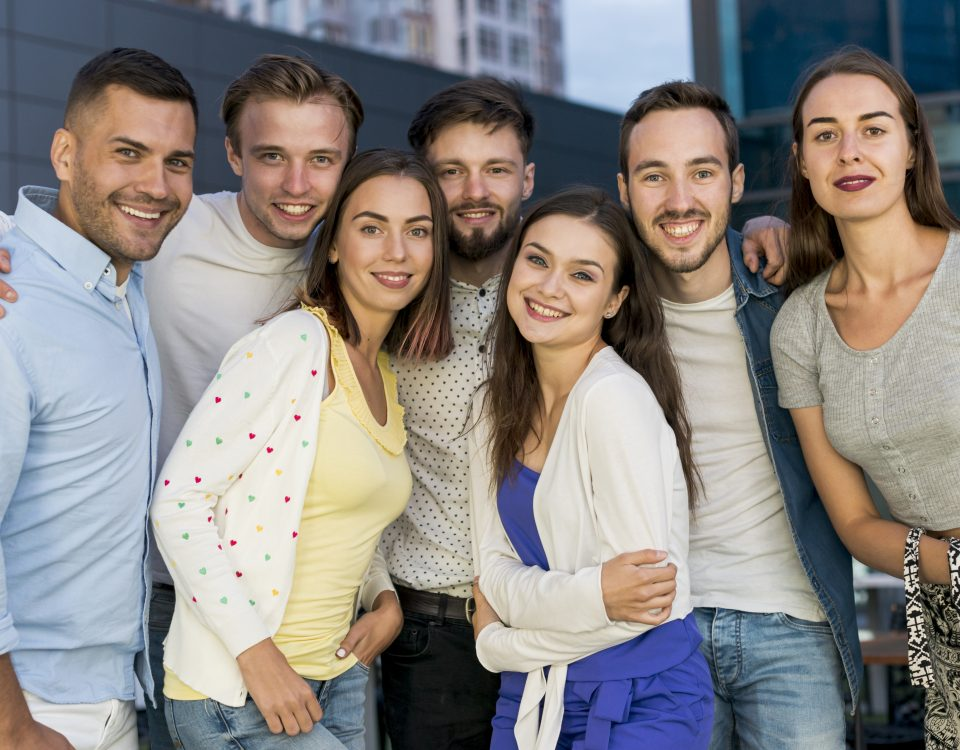
#> input picture FaceDetection/pic_group2.jpg, 960 x 750 px
$ python FaceDetection.py
#> lines starting #> are read from the running program, lines starting #| are printed output that depends on the picture; after the words box and inside, x2 and y2 are one past the last pixel; in counts of white or black regions, pixels touching at a corner belong together
import cv2

# TODO Implement the face detection in videostream using pre-recorded video with faces.
# TODO Implement the face detection in live videostream using web-camera.

# Face Detection using Viola-Jones Approach
img_path = "pic_group2.jpg"
Img = cv2.imread(img_path, cv2.IMREAD_COLOR)
#> Img is the input picture: shape (750, 960, 3); mean B, G, R 132.1, 134.6, 139.1
img_gray = cv2.cvtColor(Img, cv2.COLOR_BGR2GRAY)
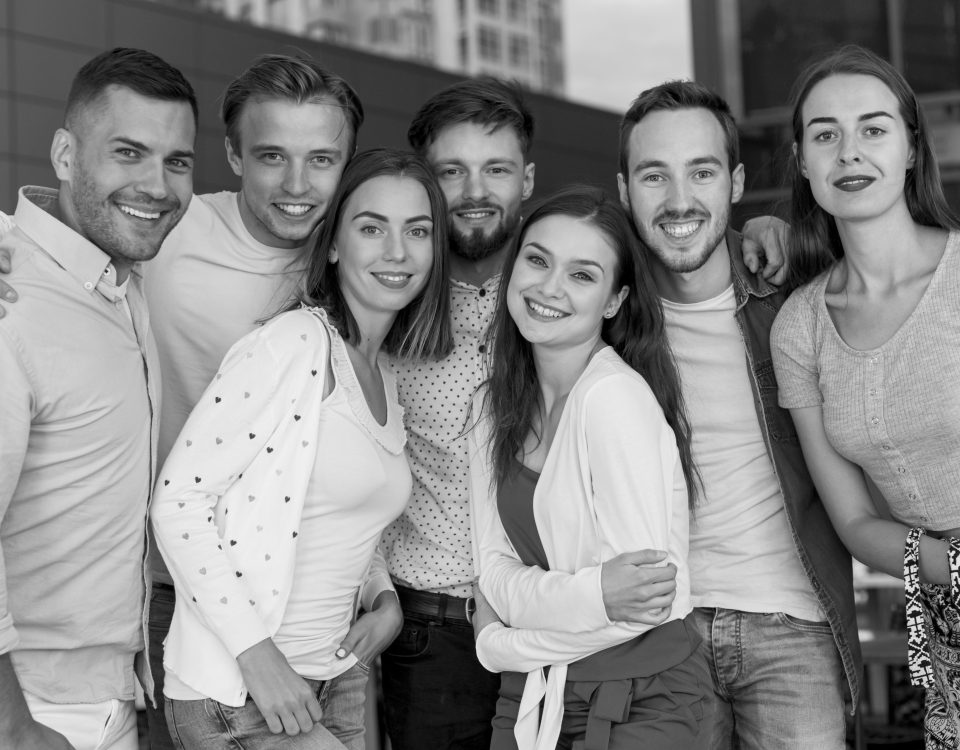
#> img_gray: shape (750, 960); min 0, max 249, mean 135.6

detector = cv2.CascadeClassifier()
cascadePath = 'haarcascade_frontalface_default.xml'
cascade_fn = cv2.samples.findFile(cascadePath)
detector.load(cascade_fn)


faces = detector.detectMultiScale(img_gray, scaleFactor=1.07, minNeighbors=3)
#> faces = [[442, 271, 62, 62], [238, 114, 118, 118], [421, 127, 111, 111], [335, 184, 117, 117], [676, 392, 93, 93], [665, 330, 91, 91], [700, 523, 88, 88], [778, 73, 146, 146], [610, 119, 138, 138], [79, 104, 139, 139], [495, 217, 133, 133]]

# Display found faces
img_out = Img.copy()
for (x, y, w, h) in faces:
    img_out = cv2.rectangle(img_out, (x, y, w, h), (0, 255, 255), 1)
#> this loop made 11 passes
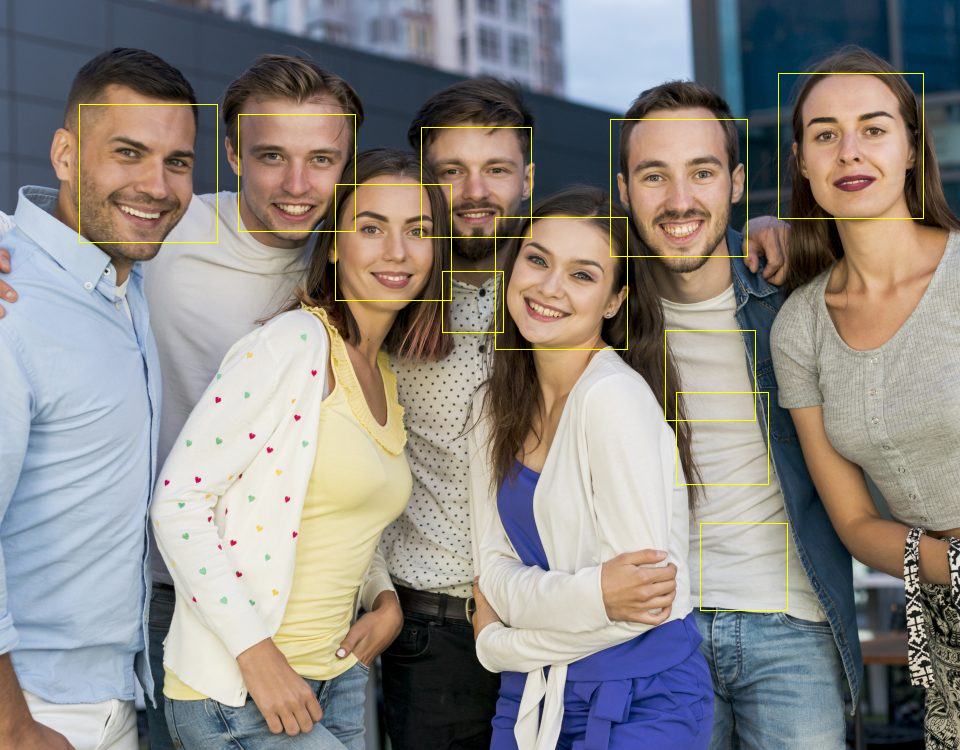
#> img_out: shape (750, 960, 3); mean B, G, R 131.5, 135.7, 140.1

# Load eyes cascade
eye_detector = cv2.CascadeClassifier()
cascade_fn = cv2.samples.findFile("haarcascade_eye.xml")
eye_detector.load(cascade_fn)
# For each face use it as a ROI  and detect eyes
for (x, y, w, h) in faces:
    img_faces = Img[y: y + h, x: x + w]
    # Define ROI and top 2/3 of the face image
    img_face_top = img_gray[y: y + h * 2 // 3, x: x + w]
    eyes = eye_detector.detectMultiScale(img_face_top, scaleFactor=1.05)

    for (x2, y2, w2, h2) in eyes:
        img_out = cv2.rectangle(img_out, (x + x2, y + y2, w2, h2), color=(147, 20, 255))
#> this loop made 11 passes
#> (x, y, w, h, eyes) on passes 2, 3, 4, 8, 9, 10, 11: (238, 114, 118, 118, [[15, 23, 36, 36], [68, 32, 30, 30]]), (421, 127, 111, 111, [[62, 30, 27, 27], [20, 33, 24, 24]]), (335, 184, 117, 117, [[18, 28, 34, 34], [67, 34, 28, 28]]), (778, 73, 146, 146, [[78, 42, 32, 32], [31, 47, 32, 32]]), (610, 119, 138, 138, [[77, 41, 29, 29], [29, 44, 30, 30]]), (79, 104, 139, 139, [[30, 31, 37, 37], [81, 44, 32, 32]]), (495, 217, 133, 133, [[26, 28, 32, 32], [71, 42, 33, 33]])
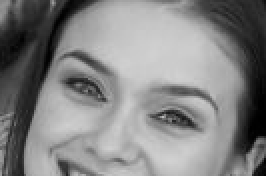
#> img_face_top: shape (88, 133) (shown 2 times larger); min 0, max 209, mean 131.1
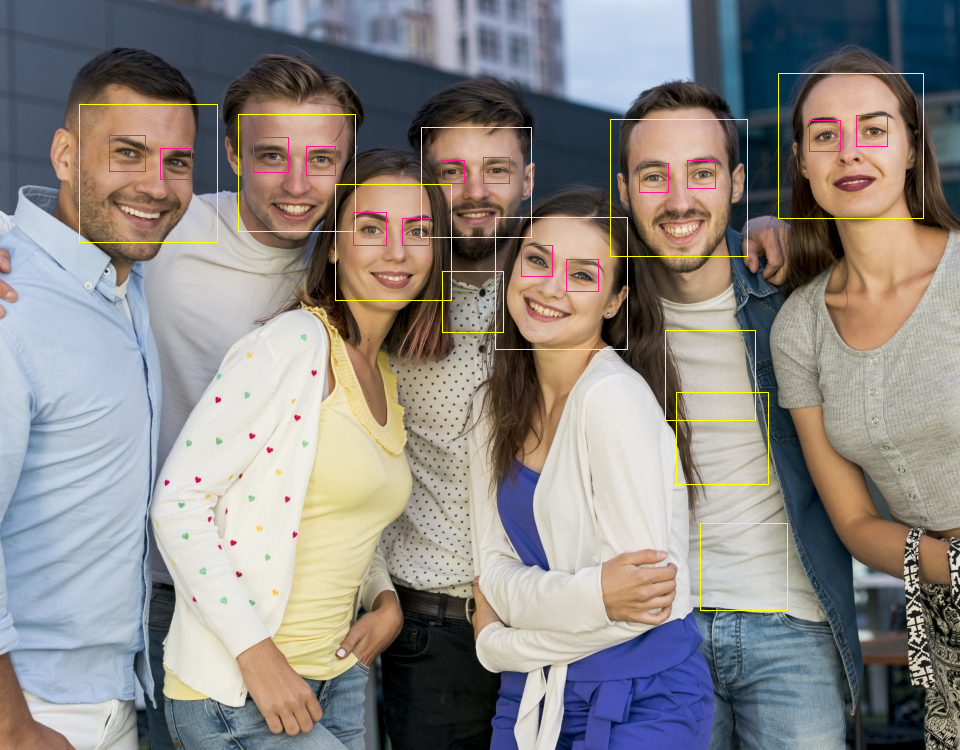
#> img_out: shape (750, 960, 3); 0.23% of pixels changed, all inside (x1, y1, x2, y2) = (109, 115, 888, 292)


# Load nose cascade
nose_detector = cv2.CascadeClassifier()
cascade_fn_nose = cv2.samples.findFile("haarcascade_nose.xml")
nose_detector.load(cascade_fn_nose)
for (x, y, w, h) in faces:
    img_faces_nose = Img[y: y + h, x: x + w]
    img_face_bot = img_gray[y + h * 1 // 8:  y + h * 7 // 8, x: x + w]
    noses = nose_detector.detectMultiScale(img_face_bot, scaleFactor=1.05)
    for (x2, y2, w2, h2) in noses:
        img_out = cv2.rectangle(img_out, (x + x2, y + y2, w2, h2), color=(255, 0, 0))
#> this loop made 11 passes
#> (x, y, w, h, noses) on passes 2, 3, 4, 8, 9, 10, 11: (238, 114, 118, 118, [[39, 47, 36, 30], [9, 1, 41, 34]]), (421, 127, 111, 111, [[36, 41, 35, 29]]), (335, 184, 117, 117, [[44, 45, 34, 28]]), (778, 73, 146, 146, [[53, 53, 35, 29]]), (610, 119, 138, 138, [[47, 54, 42, 35]]), (79, 104, 139, 139, [[60, 56, 37, 31]]), (495, 217, 133, 133, [[44, 52, 21, 18]])
#> pass 3, `img_face_bot = img_gray[y + h * 1 // 8:  y + h * 7 // 8, x: x + w]`:
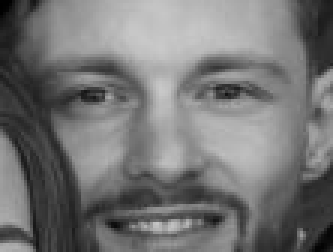
#> img_face_bot: shape (84, 111) (shown 3 times larger); min 0, max 201, mean 116.5
#> after the loop:
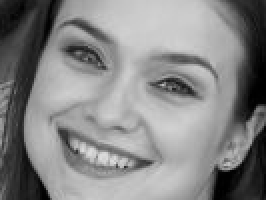
#> img_face_bot: shape (100, 133) (shown 2 times larger); min 0, max 221, mean 133.4
#> after the loop:
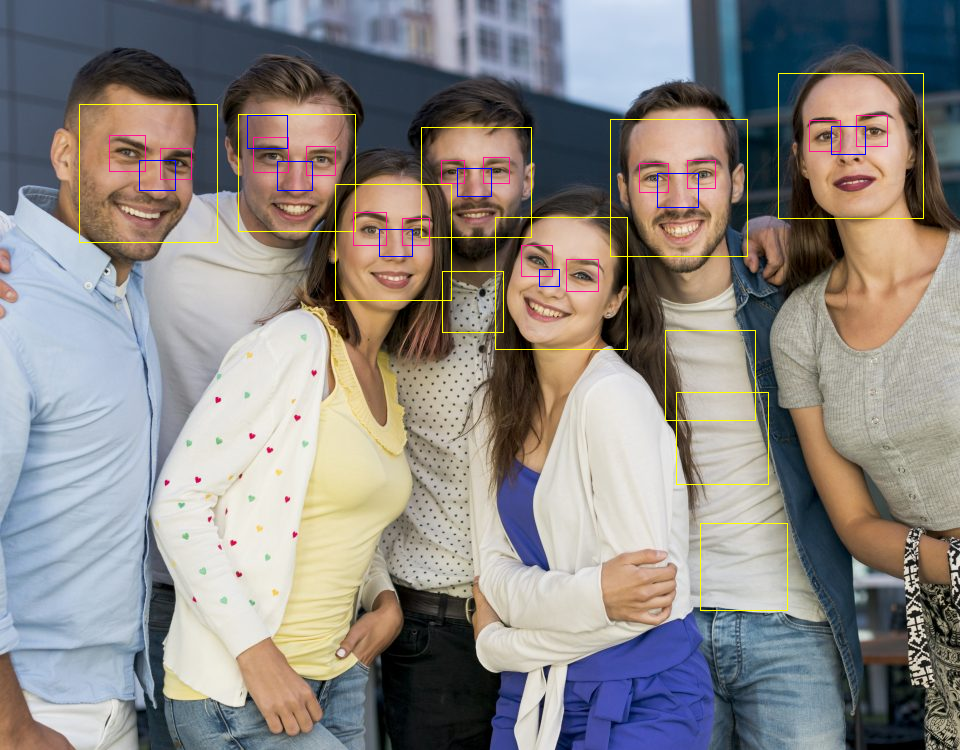
#> img_out: shape (750, 960, 3); 0.14% of pixels changed, all inside (x1, y1, x2, y2) = (139, 115, 866, 287)

cv2.imshow("Result", img_out)

cv2.waitKey(0)

$ run again, with FaceDetection/itmo.jpg copied over FaceDetection/pic_group2.jpg
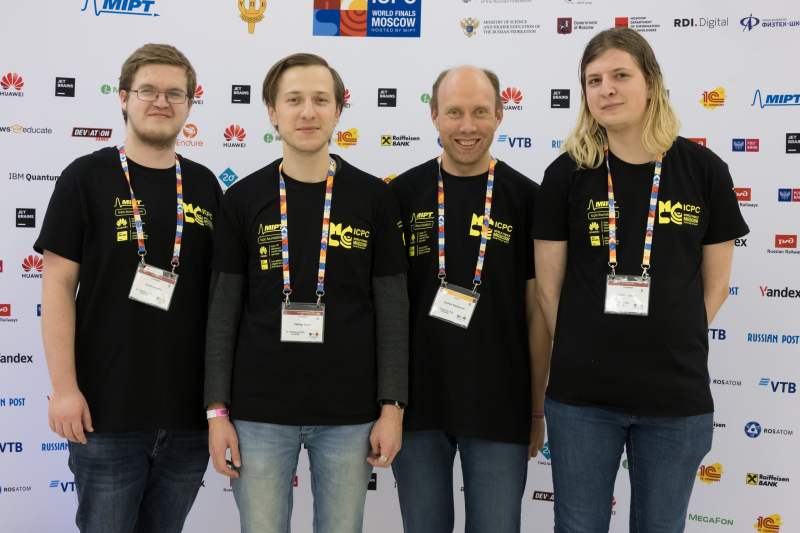
#> input picture FaceDetection/itmo.jpg, 800 x 533 px
#> Img is the input picture: shape (533, 800, 3); mean B, G, R 104.6, 106.3, 110.1
#> faces = [[574, 51, 72, 72], [128, 66, 66, 66], [431, 87, 70, 70], [269, 69, 77, 77], [436, 114, 64, 64]]
#> the loop `for (x, y, w, h) in faces:` made 5 passes
#> the loop `for (x, y, w, h) in faces:` made 5 passes
#> (x, y, w, h, eyes) on passes 1, 3, 4: (574, 51, 72, 72, [[35, 13, 22, 22], [11, 17, 23, 23]]), (431, 87, 70, 70, [[12, 14, 24, 24], [37, 13, 23, 23]]), (269, 69, 77, 77, [[13, 18, 24, 24], [40, 18, 23, 23]])
#> after the loop `for (x, y, w, h) in faces:`:
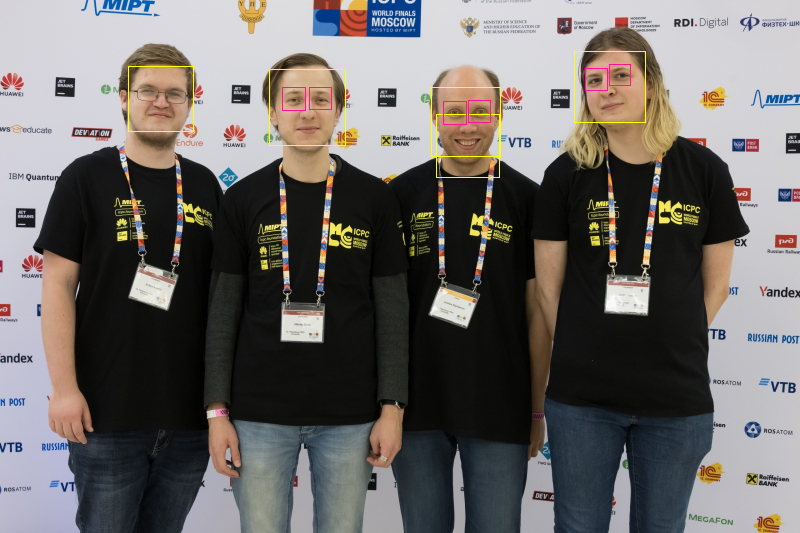
#> img_out: shape (533, 800, 3); mean B, G, R 104.3, 106.5, 110.5
#> the loop `for (x, y, w, h) in faces:` made 5 passes
#> (x, y, w, h, noses) on passes 1 to 5: (574, 51, 72, 72, [[21, 24, 22, 18]]), (128, 66, 66, 66, [[23, 24, 20, 17]]), (431, 87, 70, 70, [[25, 25, 23, 19]]), (269, 69, 77, 77, [[26, 28, 25, 21]]), (436, 114, 64, 64, [[21, 0, 21, 17]])
#> after the loop `for (x, y, w, h) in faces:`:
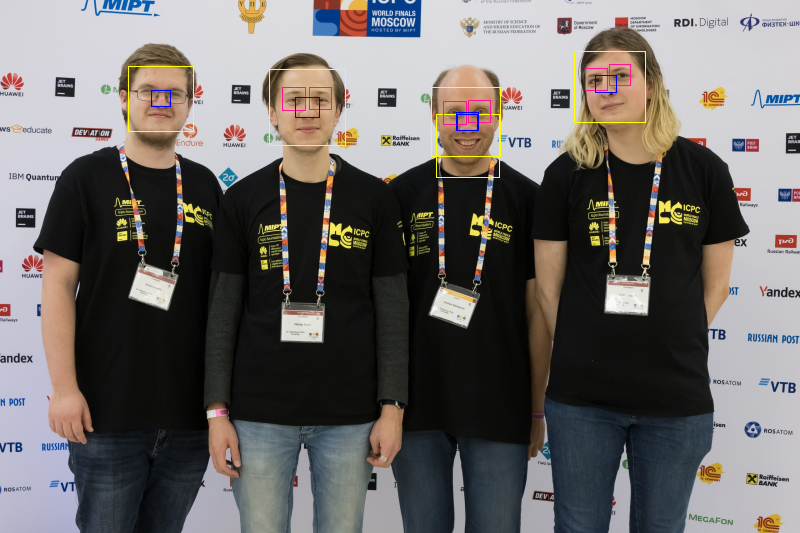
#> img_out: shape (533, 800, 3); 0.09% of pixels changed, all inside (x1, y1, x2, y2) = (151, 75, 617, 131)
